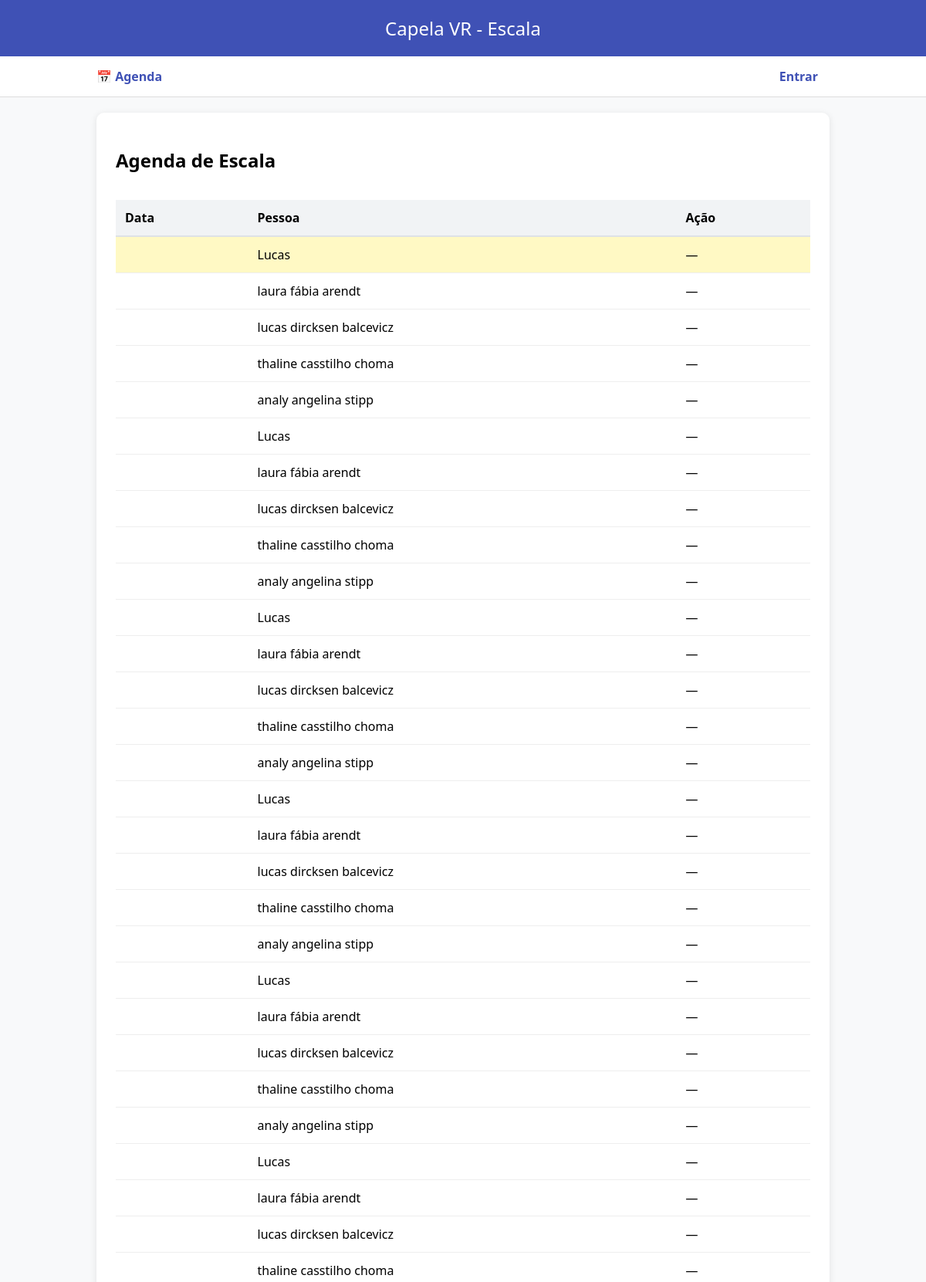
The page / (upper part) on the database its author committed.
### tables this page shows
CREATE TABLE agenda (
                id INTEGER PRIMARY KEY AUTOINCREMENT,
                data DATE NOT NULL,
                pessoa_id INTEGER NOT NULL,
                FOREIGN KEY(pessoa_id) REFERENCES pessoas(id)
            );

CREATE TABLE pessoas (
                id INTEGER PRIMARY KEY AUTOINCREMENT,
                nome TEXT NOT NULL,
                senha TEXT DEFAULT '1234',
                role TEXT DEFAULT 'user',
                primeiro_login INTEGER DEFAULT 1,
                ordem INTEGER NOT NULL,
                ativo INTEGER DEFAULT 1
            , login TEXT);

### app.py (the view, shortened to what this page needs)
@app.route("/")
def agenda():
    hoje_dt = date.today()
    hoje_str = hoje_dt.strftime("%Y-%m-%d")
    dias_faltando = None
    proxima_data_obj = None
    with get_db() as db:
        c = db.cursor()
        c.execute("""
            SELECT
                agenda.id,
                agenda.data,
                strftime('%d-%m-%Y', agenda.data) AS data_recebeu,
                strftime('%d-%m-%Y', date(agenda.data, '+1 day')) AS data_entrega,
                pessoas.nome,
                agenda.pessoa_id
            FROM agenda
            JOIN pessoas ON pessoas.id = agenda.pessoa_id
            ORDER BY agenda.data
        """)
        dados = c.fetchall()
    return render_template("agenda.html", agenda=dados, hoje=hoje_str, dias_faltando=dias_faltando, proxima_data=proxima_data_obj)

### app.py (called while the page is built)
def get_db():
    conn = sqlite3.connect(DB_NAME, timeout=10)
    conn.row_factory = sqlite3.Row
    return conn

### templates/agenda.html (shortened to what this page needs)
{% extends "base.html" %}
{% block content %}
<div style="display: flex; justify-content: space-between; align-items: center;">
    <h2>Agenda de Escala</h2>
</div>
<table>
    <tr>
        <th>Data</th>
        <th>Pessoa</th>
        <th>Ação</th>
    </tr>
    {% for a in agenda %}
    <tr {% if a['data'] == hoje %} style="background: #fff9c4;" {% endif %}>
        <td>{{ a['data_br'] }}</td>
        <td>{{ a['nome'] }}</td>
        <td>
            {% if a['data'] == hoje and session['role'] == 'admin' %}
            <form method="post" action="/atrasar">
                <input type="number" name="dias" value="1" min="1" style="width: 40px;">
                <button type="submit">Atrasar</button>
            </form>
            {% else %} — {% endif %}
        </td>
    </tr>
    {% endfor %}
</table>
{% endblock %}

### static/style.css (style rules this page uses)
body { font-family: 'Segoe UI', sans-serif; background: #f8f9fa; margin: 0; padding: 0; }
table { width: 100%; border-collapse: collapse; margin-top: 15px; }
th { background: #f1f3f5; padding: 12px; text-align: left; border-bottom: 2px solid #dee2e6; }
td { padding: 12px; border-bottom: 1px solid #eee; }

### rows shown on the page
agenda: nome "Lucas"
agenda: nome "laura fábia arendt"
agenda: nome "lucas dircksen balcevicz"
agenda: nome "thaline casstilho choma"
agenda: nome "analy angelina stipp"
agenda: nome "Lucas"
agenda: nome "laura fábia arendt"
agenda: nome "lucas dircksen balcevicz"
agenda: nome "thaline casstilho choma"
agenda: nome "analy angelina stipp"
agenda: nome "Lucas"
agenda: nome "laura fábia arendt"
agenda: nome "lucas dircksen balcevicz"
agenda: nome "thaline casstilho choma"
agenda: nome "analy angelina stipp"
agenda: nome "Lucas"
agenda: nome "laura fábia arendt"
agenda: nome "lucas dircksen balcevicz"
agenda: nome "thaline casstilho choma"
agenda: nome "analy angelina stipp"
agenda: nome "Lucas"
agenda: nome "laura fábia arendt"
agenda: nome "lucas dircksen balcevicz"
agenda: nome "thaline casstilho choma"
agenda: nome "analy angelina stipp"
agenda: nome "Lucas"
agenda: nome "laura fábia arendt"
agenda: nome "lucas dircksen balcevicz"
agenda: nome "thaline casstilho choma"
